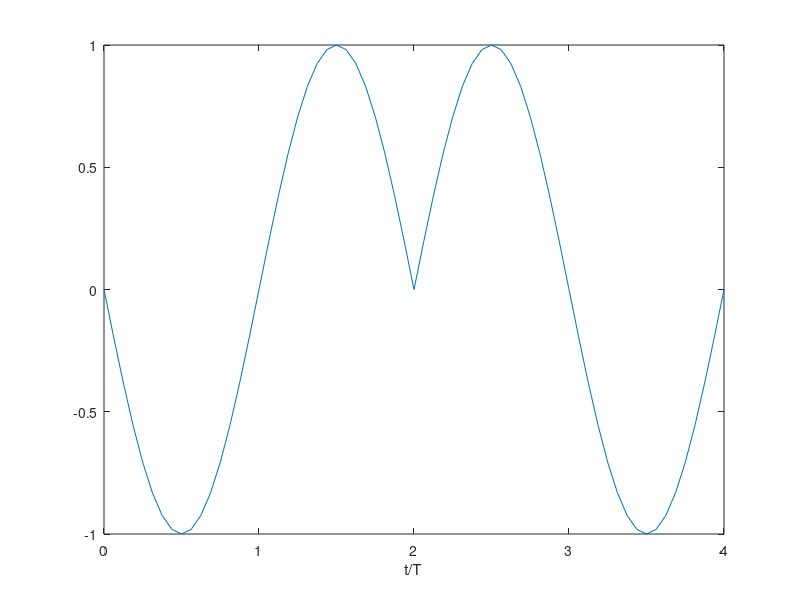

Source code (MATLAB):
m=16; %sampling rate as multiple of symbol rate 
%discrete time representation of sine pulse
time_p = 0:1/m:1; %sampling times over duration of pulse 
p = sin(pi*time_p); %samples of the pulse
%symbols to be modulated
symbols = [-1;1;1;-1];

%UPSAMPLE BY m
nsymbols = length(symbols);%length of original symbol sequence 
nsymbols_upsampled = 1+(nsymbols-1)*m;%length of upsampled symbol sequence 
symbols_upsampled = zeros(nsymbols_upsampled,1);% 
symbols_upsampled(1:m:nsymbols_upsampled)=symbols;%insert symbols with spacing M 
%GENERATE MODULATED SIGNAL BY DISCRETE TIME CONVOLUTION 
u=conv(symbols_upsampled,p);
%PLOT MODULATED SIGNAL
time_u = 0:1/m:(length(u)-1)/m; %unit of time = symbol time T
plot(time_u,u);
xlabel('t/T');

print -dpng imag.png